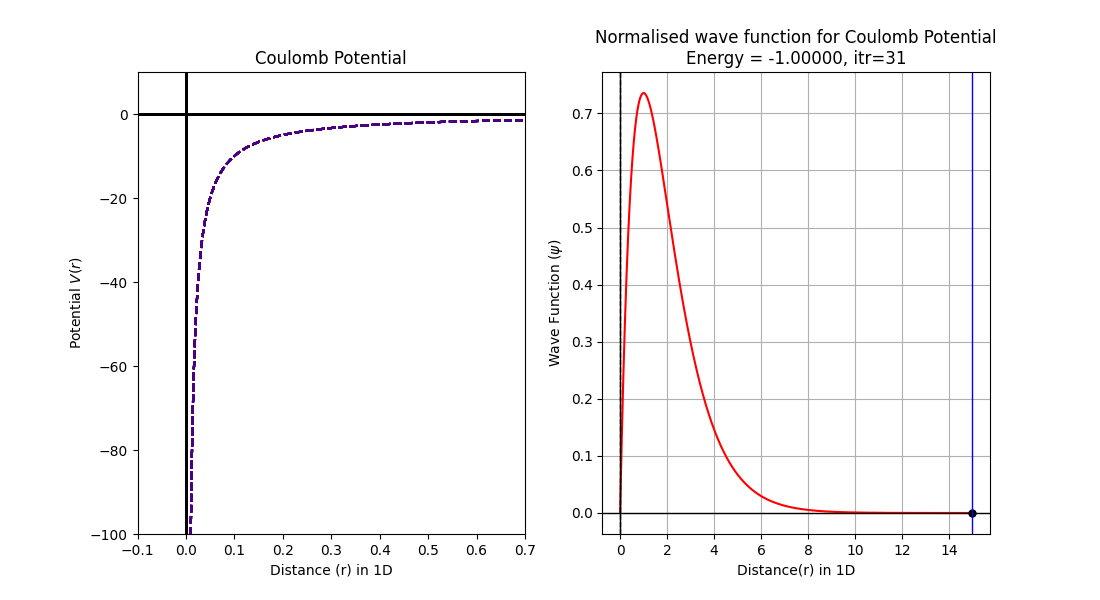

Write the Python code that produced this figure.
#Solution of Schrodinger's 1D wave equation for Coulomb potential
#Numerov Method

import numpy as np
import matplotlib.pyplot as plt
from scipy.integrate import simpson


#Define the dimensionless potential
def V(r):
    return -1/r
   
#Boundary conditions for a wave function
#Large end point to capture many Coulomb Potential states before infinite well states (positive energies) take over when the system actually responds to the finite boundary conditions for higher excited states
#Larger the boundary, more tolerance required for wavefunction to converge
r0,y0,rn,yn=1e-7,0,15,0
#r0,y0,rn,yn=1e-12,0,200,0
n=10000
r,h=np.linspace(r0,rn,n,retstep=True)
psi=np.zeros(n)
psi[0],psi[1]=0,0.001

#Numerov method with shooting parameter E as energy
def Coulomb(E):
    k=2*(E/2-V(r))            #Parameter from Time Independent Schrodinger Equation
    for i in range(1,n-1):   
       psi[i+1]=(2*(1-(5/12)*h**2*k[i])*psi[i]-(1+(1/12)*h**2*k[i-1])*psi[i-1])/(1+(1/12)*h**2*k[i+1])
    return psi 



#Guessing energy value from plot
#Energies are negative (-1/n**2) with maximum value of -1.0 (scaled system) for the Coulomb Potential
energies=np.arange(-1.2,0,0.002)
H=[]
for i in energies:
    hits=Coulomb(i)[-1]
    H.append(hits)
    
plt.plot(energies,H,'b-')
plt.axhline(color='black',lw=1)
plt.axvline(color='black',lw=1)
plt.xlabel('Energy')
plt.ylabel('End-point')
plt.xlim(-2,2)
plt.ylim(-1.5,1.5)
plt.minorticks_on()
plt.grid(which='minor',color='green',ls='--')
plt.savefig('/home/tux_blue/Desktop/GitHub/Computational-Physics-UG/Application to some physics problems/Scrodinger Equation/TISE/Numerov Method/Primitive Method/Python Files/Coulomb_hits.png')
plt.show()



#Bisection method for proper choice of energy
while True:
    E1=eval(input('Enter the 1st guess of energy : '))
    E2=eval(input('Enter the 2nd guess of energy : '))
    if Coulomb(E1)[-1]*Coulomb(E2)[-1]<0:
        break
    print('Energy does not exist between the guesses\nEnter new guesses')

itr=0.0
plt.figure(figsize=(11,6)) 
while True:
    E3=(E1+E2)/2
    if Coulomb(E3)[-1]==0:
        break
    if Coulomb(E1)[-1]*Coulomb(E3)[-1]>0:
        E1=E3
    else:
        E2=E3
    itr=itr+1
    acc=abs(E1-E2)
    if acc<0.0000000001:
        break
          
#Normalisation of wave function
    N=1/np.sqrt(simpson(Coulomb(E3)*Coulomb(E3),x=r))
    solution=N*Coulomb(E3)

#Plotting and printing
    plt.subplot(121)
    plt.plot(r,V(r),'--',color='indigo')
    plt.ylabel(r'Potential $V(r)$')
    plt.xlabel('Distance (r) in 1D')
    plt.title('Coulomb Potential')
    plt.xlim(-0.1,0.7)
    plt.ylim(-100,10)
    plt.axhline(color='black',lw=1)
    plt.axvline(color='black',lw=1)
    
    plt.subplot(122)
    plt.cla()
    plt.plot(r,solution,'r',lw=1.5)
    plt.plot(r[-1],Coulomb(E3)[-1],'o',color='black',ms=5)
    plt.title('Normalised wave function for Coulomb Potential\n'+r'Energy =%9.5f, itr=%2i'%(E3,itr))
    plt.xlabel('Distance(r) in 1D')
    plt.ylabel(r'Wave Function ($\psi$)')
    plt.axhline(color='black',lw=1)
    plt.axvline(color='black',lw=1)
    plt.axvline(x=r0,color='black',lw=1,ls='--')
    plt.axvline(x=rn,color='blue',lw=1)
    plt.grid()
    plt.pause(0.5)

plt.savefig('/home/tux_blue/Desktop/GitHub/Computational-Physics-UG/Application to some physics problems/Scrodinger Equation/TISE/Numerov Method/Primitive Method/Python Files/Coulomb.png')
plt.show()
print('The energy satisfying the boundary condition is',E3)
     
